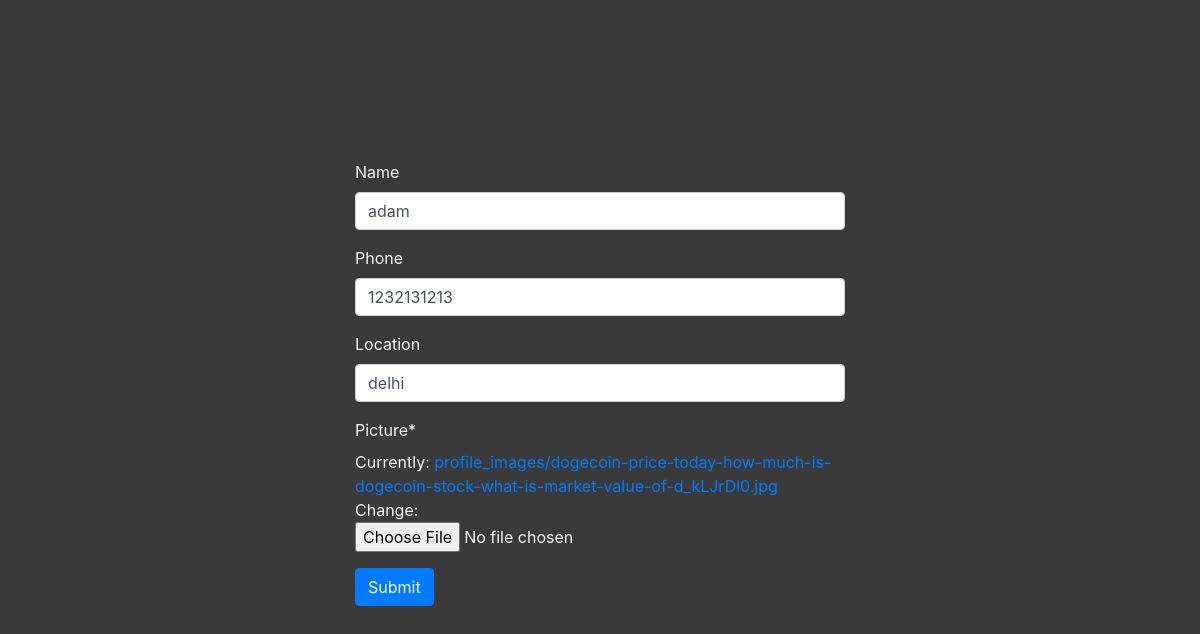
/profile_update/ (signed in), run on the app's committed database.
### users/models.py (models this page shows, shortened)
class Profile(models.Model):
    user = models.OneToOneField(User, on_delete=models.CASCADE)
    name = models.CharField(max_length=30, blank=True)
    phone = models.CharField(max_length=10, blank=True)
    location = models.CharField(max_length=254, blank=True)
    createdAt = models.DateTimeField(auto_now_add=True)
    updatedAt = models.DateTimeField(auto_now=True)
    picture = models.ImageField(upload_to="profile_images")
    awards = models.ManyToManyField("users.Award")

### users/views.py (the view)
# urls.py: path('profile_update/', views.profile_update, name = "profile_update"),
@login_required
def profile_update(request):
    if request.method == 'POST':
        print("Inside POST")
        form = ProfileForm(request.POST, request.FILES, instance=request.user.profile)
        if form.is_valid():
            form.save()
            print("FORM SAVED")
            return redirect('home')
    else:
        form = ProfileForm(instance=request.user.profile)
    context = {
        'form':form
    }
    return render(request, "users/profile_update.html", context)

### users/forms.py
class ProfileForm(ModelForm):
    class Meta:
        model = Profile
        fields = ['name', 'phone', 'location', 'picture']

### users/templates/users/profile_update.html (shortened to what this page needs)
{% extends 'users/base.html' %}
{% load crispy_forms_tags %}
{% block content %}
<div class = "whole" style="background-color: rgb(58, 58, 58); color: whitesmoke;padding: 5em 5em 10em 5em;">
    <div class = "container w-50" style="margin-top: 5em;font-size: bolder;">
        <form method="post" enctype="multipart/form-data">
            {{ form|crispy }}
            <input type="submit" class = "btn btn-primary">
        </form>
    </div>
</div>
{% endblock content %}

### data on the page
Profile: name "adam", phone "1232131213", location "delhi"
